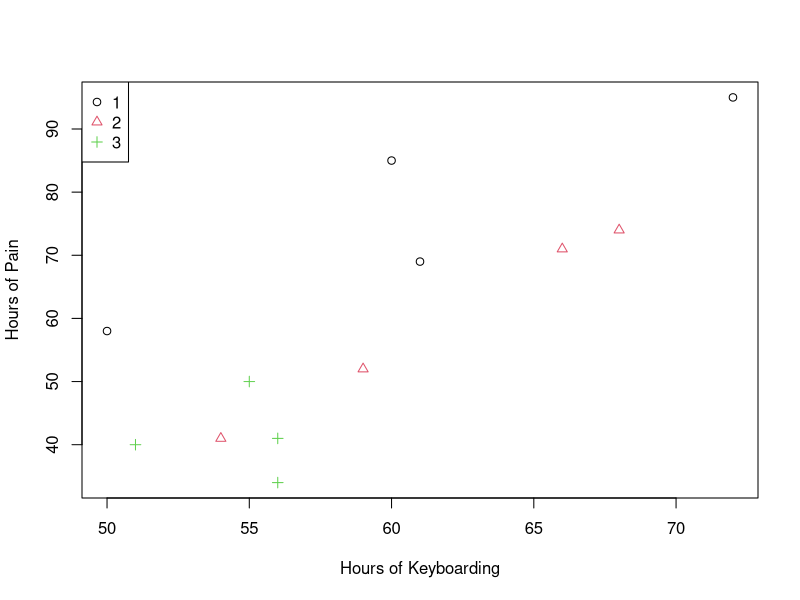
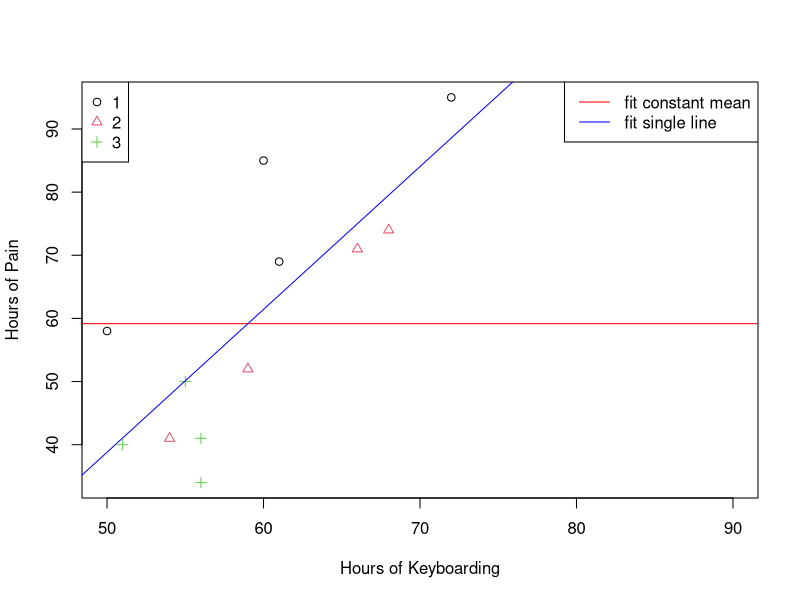
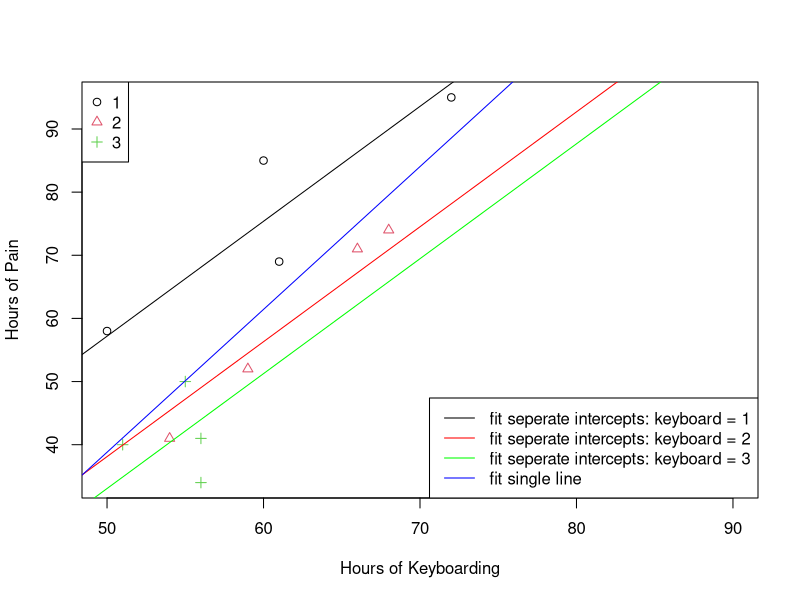
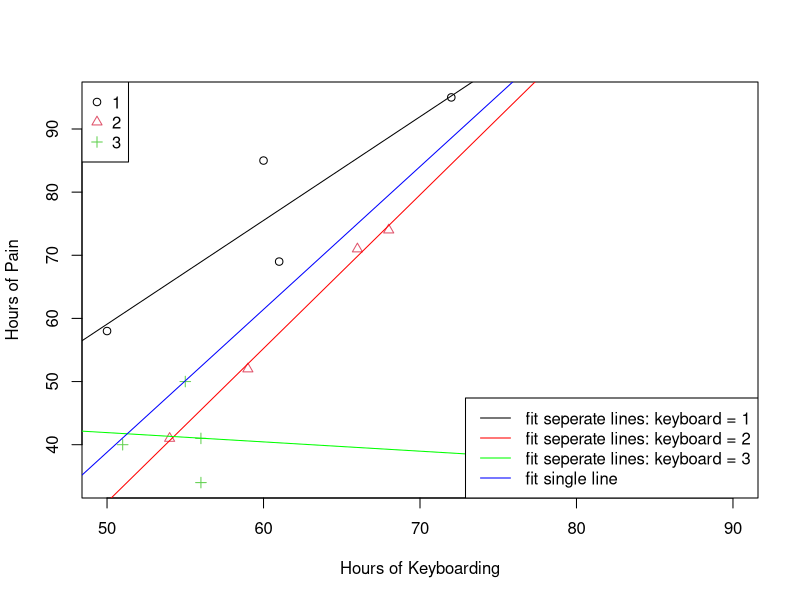

Recreate these plots in R, in order.
## ---- chunk 1
keyboard = c(rep(1,4), rep(2,4), rep(3,4))
X = c(60, 72, 61, 50, 54, 68, 66, 59, 56, 56, 55, 51)
Y = c(85, 95, 69, 58, 41, 74, 71, 52, 41, 34, 50, 40)
data = data.frame("Keyboard" = keyboard, "Hours" = X, "Pain" = Y)
#summary(data)
plot(data$Hours, data$Pain,col = data$Keyboard, pch = data$Keyboard, 
     xlab = "Hours of Keyboarding", ylab = "Hours of Pain" ) 
legend("topleft", legend = c(1, 2, 3), col = c(1,2,3), pch = c(1,2,3) )
data$Keyboard = as.factor(data$Keyboard) #save the Keyboard variable as a factor variable
## ---- chunk 2
fit_without_covariates = lm(Pain~Keyboard, data = data)
anova(fit_without_covariates)
summary(fit_without_covariates)
## ---- chunk 3
fit_check = lm(Hours~Keyboard, data = data)
anova(fit_check)
## ---- chunk 4
aggregate(data$Hours, list(data$Keyboard), FUN=mean)
## ---- chunk 5
fit_seperate_intercepts = lm(Pain ~ Hours + relevel(Keyboard, ref = "3"), data = data) 
fit_seperate_intercepts = lm(Pain ~Hours + Keyboard, data = data) 
fit_single_line = lm(Pain ~ relevel(Keyboard, ref = "3"), data = data)
anova(fit_seperate_intercepts)
anova(fit_seperate_intercepts, fit_single_line)
summary(fit_seperate_intercepts)
## ---- chunk 6
options(contrasts = c("contr.sum", "contr.poly"))


fit0 <- aov(Pain ~ 1, data = data)
fit1 <- aov(Pain ~ Hours, data = data)
fit2 <- aov(Pain ~ Hours + Hours:Keyboard, data = data)
fit3 <- aov(Pain ~ Hours * Keyboard, data = data)

anova(fit3, fit2, fit1, fit0)

## ---- chunk 7
fit_const_mean = aov(Pain~ 1, data = data)
fit_single_line = aov(Pain~Hours, data = data) 
ind = as.numeric(data$Keyboard)
plot(data$Hours, data$Pain,col = ind, pch = ind, 
     xlab = "Hours of Keyboarding", ylab = "Hours of Pain",
     xlim = c(50, 90)) 
legend("topleft", legend = c(1, 2, 3), col = c(1,2,3), pch = c(1,2,3) )
abline(fit_const_mean, col = "red") 
abline(fit_single_line, col = "blue")
legend("topright", legend = c("fit constant mean", "fit single line"), col = c("red", "blue"), lty = c(1))
## ---- chunk 8
fit_seperate_intercepts = lm(Pain~Hours + Keyboard, data = data)
summary(fit_seperate_intercepts) 
coef(fit_seperate_intercepts)
anova(fit_seperate_intercepts)
plot(data$Hours, data$Pain,col = ind, pch = ind, 
     xlab = "Hours of Keyboarding", ylab = "Hours of Pain",
     xlim = c(50, 90)) 
legend("topleft", legend = c(1, 2, 3), col = c(1,2,3), pch = c(1,2,3) )
abline(a = coef(fit_seperate_intercepts)[1]+coef(fit_seperate_intercepts)[3], b = coef(fit_seperate_intercepts)[2], col = "black")

abline(a = coef(fit_seperate_intercepts)[1] + coef(fit_seperate_intercepts)[4], b = coef(fit_seperate_intercepts)[2], col = "red")

abline(a = coef(fit_seperate_intercepts)[1]-(coef(fit_seperate_intercepts)[3]+coef(fit_seperate_intercepts)[4]), b = coef(fit_seperate_intercepts)[2], col = "green")

abline(fit_single_line, col = "blue")
legend("bottomright", legend = c("fit seperate intercepts: keyboard = 1","fit seperate intercepts: keyboard = 2", "fit seperate intercepts: keyboard = 3", "fit single line"), col = c("black","red","green", "blue"), lty = c(rep(1,4))) 

## ---- chunk 9
fit_seperate_lines = lm(Pain~Hours * Keyboard, data = data)
summary(fit_seperate_lines)
coef(fit_seperate_lines)
plot(data$Hours, data$Pain,col = ind, pch = ind, 
     xlab = "Hours of Keyboarding", ylab = "Hours of Pain",
     xlim = c(50, 90)) 
legend("topleft", legend = c(1, 2, 3), col = c(1,2,3), pch = c(1,2,3) )

abline(a = coef(fit_seperate_lines)[1]+coef(fit_seperate_lines)[3], 
       b = coef(fit_seperate_lines)[2]+coef(fit_seperate_lines)[5], 
       col = "black")

abline(a = coef(fit_seperate_lines)[1] + coef(fit_seperate_lines)[4], 
       b = coef(fit_seperate_lines)[2] + coef(fit_seperate_lines)[6], 
       col = "red")

abline(a = coef(fit_seperate_lines)[1] - 
         (coef(fit_seperate_lines)[3] + coef(fit_seperate_lines)[4]), 
       b = coef(fit_seperate_lines)[2] - 
         (coef(fit_seperate_lines)[5]+coef(fit_seperate_lines)[6]), 
       col = "green")

abline(fit_single_line, col = "blue")
legend("bottomright", legend = c("fit seperate lines: keyboard = 1","fit seperate lines: keyboard = 2", "fit seperate lines: keyboard = 3", "fit single line"), col = c("black","red","green", "blue"), lty = c(rep(1,4))) 
